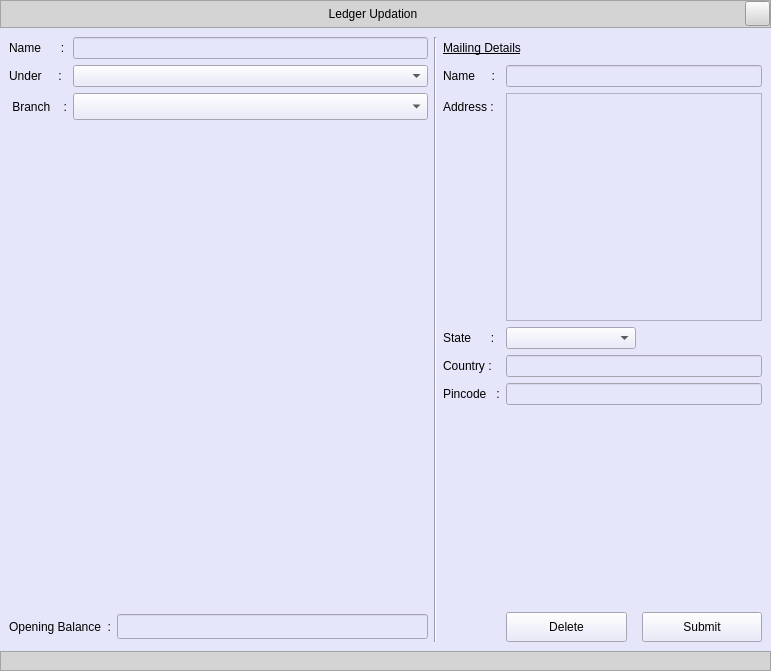
<?xml version="1.0" encoding="UTF-8"?>
<ui version="4.0">
 <class>MainWindow</class>
 <widget class="QMainWindow" name="MainWindow">
  <property name="geometry">
   <rect>
    <x>0</x>
    <y>0</y>
    <width>771</width>
    <height>671</height>
   </rect>
  </property>
  <property name="minimumSize">
   <size>
    <width>22</width>
    <height>0</height>
   </size>
  </property>
  <property name="windowTitle">
   <string>MainWindow</string>
  </property>
  <property name="styleSheet">
   <string notr="true"/>
  </property>
  <widget class="QWidget" name="centralwidget">
   <layout class="QGridLayout" name="gridLayout">
    <property name="leftMargin">
     <number>0</number>
    </property>
    <property name="topMargin">
     <number>0</number>
    </property>
    <property name="rightMargin">
     <number>0</number>
    </property>
    <property name="bottomMargin">
     <number>0</number>
    </property>
    <property name="spacing">
     <number>0</number>
    </property>
    <item row="0" column="0">
     <widget class="QFrame" name="fheader">
      <property name="minimumSize">
       <size>
        <width>0</width>
        <height>28</height>
       </size>
      </property>
      <property name="maximumSize">
       <size>
        <width>16777215</width>
        <height>28</height>
       </size>
      </property>
      <property name="styleSheet">
       <string notr="true">
background-color: rgb(212, 212, 212);
font: 63 11pt &quot;Segoe UI Semibold&quot;;
color:#000000</string>
      </property>
      <property name="frameShape">
       <enum>QFrame::StyledPanel</enum>
      </property>
      <property name="frameShadow">
       <enum>QFrame::Raised</enum>
      </property>
      <layout class="QGridLayout" name="gridLayout_2">
       <property name="leftMargin">
        <number>0</number>
       </property>
       <property name="topMargin">
        <number>0</number>
       </property>
       <property name="rightMargin">
        <number>0</number>
       </property>
       <property name="bottomMargin">
        <number>0</number>
       </property>
       <property name="spacing">
        <number>0</number>
       </property>
       <item row="0" column="1">
        <widget class="QPushButton" name="pbClose">
         <property name="minimumSize">
          <size>
           <width>25</width>
           <height>25</height>
          </size>
         </property>
         <property name="maximumSize">
          <size>
           <width>25</width>
           <height>25</height>
          </size>
         </property>
         <property name="styleSheet">
          <string notr="true"/>
         </property>
         <property name="text">
          <string/>
         </property>
         <property name="icon">
          <iconset>
           <normaloff>:/newPrefix/icons/x.svg</normaloff>:/newPrefix/icons/x.svg</iconset>
         </property>
         <property name="iconSize">
          <size>
           <width>20</width>
           <height>20</height>
          </size>
         </property>
        </widget>
       </item>
       <item row="0" column="0">
        <widget class="QLabel" name="lbLedgerCreations">
         <property name="maximumSize">
          <size>
           <width>16777215</width>
           <height>28</height>
          </size>
         </property>
         <property name="styleSheet">
          <string notr="true"/>
         </property>
         <property name="text">
          <string>Ledger Updation</string>
         </property>
         <property name="alignment">
          <set>Qt::AlignCenter</set>
         </property>
        </widget>
       </item>
      </layout>
     </widget>
    </item>
    <item row="3" column="0">
     <widget class="QFrame" name="ffooter">
      <property name="minimumSize">
       <size>
        <width>0</width>
        <height>20</height>
       </size>
      </property>
      <property name="maximumSize">
       <size>
        <width>16777215</width>
        <height>20</height>
       </size>
      </property>
      <property name="styleSheet">
       <string notr="true">background-color: rgb(212, 212, 212);
font: 63 11pt &quot;Segoe UI Semibold&quot;;
color:#000000</string>
      </property>
      <property name="frameShape">
       <enum>QFrame::StyledPanel</enum>
      </property>
      <property name="frameShadow">
       <enum>QFrame::Raised</enum>
      </property>
     </widget>
    </item>
    <item row="2" column="0">
     <widget class="QWidget" name="widget" native="true">
      <property name="layoutDirection">
       <enum>Qt::LeftToRight</enum>
      </property>
      <property name="styleSheet">
       <string notr="true">QWidget{
	background-color: rgb(230, 230, 250);
}

QPushButton:hover {
  border-radius: 5px;
  padding: 5px;
  color:#ffffff;
  background-color:#9BA4B5;
  border: 0px solid ;
}</string>
      </property>
      <layout class="QGridLayout" name="gridLayout_3">
       <item row="0" column="0">
        <widget class="QLabel" name="label">
         <property name="styleSheet">
          <string notr="true"/>
         </property>
         <property name="text">
          <string>Name      :</string>
         </property>
        </widget>
       </item>
       <item row="0" column="1" colspan="2">
        <widget class="QLineEdit" name="leAcName"/>
       </item>
       <item row="0" column="3" rowspan="9">
        <widget class="Line" name="line">
         <property name="minimumSize">
          <size>
           <width>0</width>
           <height>0</height>
          </size>
         </property>
         <property name="maximumSize">
          <size>
           <width>16777215</width>
           <height>16777215</height>
          </size>
         </property>
         <property name="orientation">
          <enum>Qt::Vertical</enum>
         </property>
        </widget>
       </item>
       <item row="0" column="4" colspan="2">
        <widget class="QLabel" name="label_12">
         <property name="styleSheet">
          <string notr="true">
text-decoration: underline;
</string>
         </property>
         <property name="text">
          <string>Mailing Details</string>
         </property>
        </widget>
       </item>
       <item row="1" column="0">
        <widget class="QLabel" name="label_4">
         <property name="styleSheet">
          <string notr="true"/>
         </property>
         <property name="text">
          <string>Under     :</string>
         </property>
        </widget>
       </item>
       <item row="1" column="1" colspan="2">
        <widget class="QComboBox" name="cbUnderGroup"/>
       </item>
       <item row="1" column="4">
        <widget class="QLabel" name="label_5">
         <property name="styleSheet">
          <string notr="true"/>
         </property>
         <property name="text">
          <string>Name     :</string>
         </property>
        </widget>
       </item>
       <item row="1" column="5" colspan="3">
        <widget class="QLineEdit" name="leMailingName"/>
       </item>
       <item row="2" column="0">
        <widget class="QLabel" name="label_2">
         <property name="minimumSize">
          <size>
           <width>0</width>
           <height>21</height>
          </size>
         </property>
         <property name="text">
          <string> Branch    :</string>
         </property>
        </widget>
       </item>
       <item row="2" column="1" colspan="2">
        <widget class="QComboBox" name="cbUnderBranch">
         <property name="minimumSize">
          <size>
           <width>0</width>
           <height>27</height>
          </size>
         </property>
        </widget>
       </item>
       <item row="2" column="4">
        <widget class="QLabel" name="label_6">
         <property name="styleSheet">
          <string notr="true"/>
         </property>
         <property name="text">
          <string>Address :</string>
         </property>
        </widget>
       </item>
       <item row="2" column="5" rowspan="2" colspan="3">
        <widget class="QPlainTextEdit" name="ptAddress"/>
       </item>
       <item row="3" column="2" rowspan="5">
        <widget class="Line" name="line_2">
         <property name="styleSheet">
          <string notr="true">background-color: transparent</string>
         </property>
         <property name="orientation">
          <enum>Qt::Vertical</enum>
         </property>
        </widget>
       </item>
       <item row="4" column="4">
        <widget class="QLabel" name="label_7">
         <property name="styleSheet">
          <string notr="true"/>
         </property>
         <property name="text">
          <string>State      :</string>
         </property>
        </widget>
       </item>
       <item row="4" column="5" colspan="2">
        <widget class="QComboBox" name="cbState"/>
       </item>
       <item row="5" column="4">
        <widget class="QLabel" name="label_8">
         <property name="styleSheet">
          <string notr="true"/>
         </property>
         <property name="text">
          <string>Country :</string>
         </property>
        </widget>
       </item>
       <item row="5" column="5" colspan="3">
        <widget class="QLineEdit" name="leCountry">
         <property name="text">
          <string/>
         </property>
        </widget>
       </item>
       <item row="6" column="4">
        <widget class="QLabel" name="label_9">
         <property name="styleSheet">
          <string notr="true"/>
         </property>
         <property name="text">
          <string>Pincode   :</string>
         </property>
        </widget>
       </item>
       <item row="6" column="5" colspan="3">
        <widget class="QLineEdit" name="lePincode"/>
       </item>
       <item row="7" column="6">
        <widget class="Line" name="line_3">
         <property name="styleSheet">
          <string notr="true">background-color:transparent</string>
         </property>
         <property name="orientation">
          <enum>Qt::Vertical</enum>
         </property>
        </widget>
       </item>
       <item row="8" column="0" colspan="2">
        <widget class="QLabel" name="label_3">
         <property name="maximumSize">
          <size>
           <width>16777215</width>
           <height>25</height>
          </size>
         </property>
         <property name="styleSheet">
          <string notr="true"/>
         </property>
         <property name="text">
          <string>Opening Balance  :</string>
         </property>
        </widget>
       </item>
       <item row="8" column="2">
        <widget class="QLineEdit" name="leBalance">
         <property name="minimumSize">
          <size>
           <width>0</width>
           <height>25</height>
          </size>
         </property>
         <property name="maximumSize">
          <size>
           <width>16777215</width>
           <height>25</height>
          </size>
         </property>
        </widget>
       </item>
       <item row="8" column="5">
        <widget class="QPushButton" name="pbDelete">
         <property name="minimumSize">
          <size>
           <width>0</width>
           <height>30</height>
          </size>
         </property>
         <property name="styleSheet">
          <string notr="true"/>
         </property>
         <property name="text">
          <string>Delete</string>
         </property>
        </widget>
       </item>
       <item row="8" column="7">
        <widget class="QPushButton" name="pbSubmit">
         <property name="minimumSize">
          <size>
           <width>0</width>
           <height>30</height>
          </size>
         </property>
         <property name="styleSheet">
          <string notr="true"/>
         </property>
         <property name="text">
          <string>Submit</string>
         </property>
        </widget>
       </item>
      </layout>
     </widget>
    </item>
   </layout>
  </widget>
 </widget>
 <resources>
  <include location="../icons/icons.qrc"/>
 </resources>
 <connections/>
</ui>
